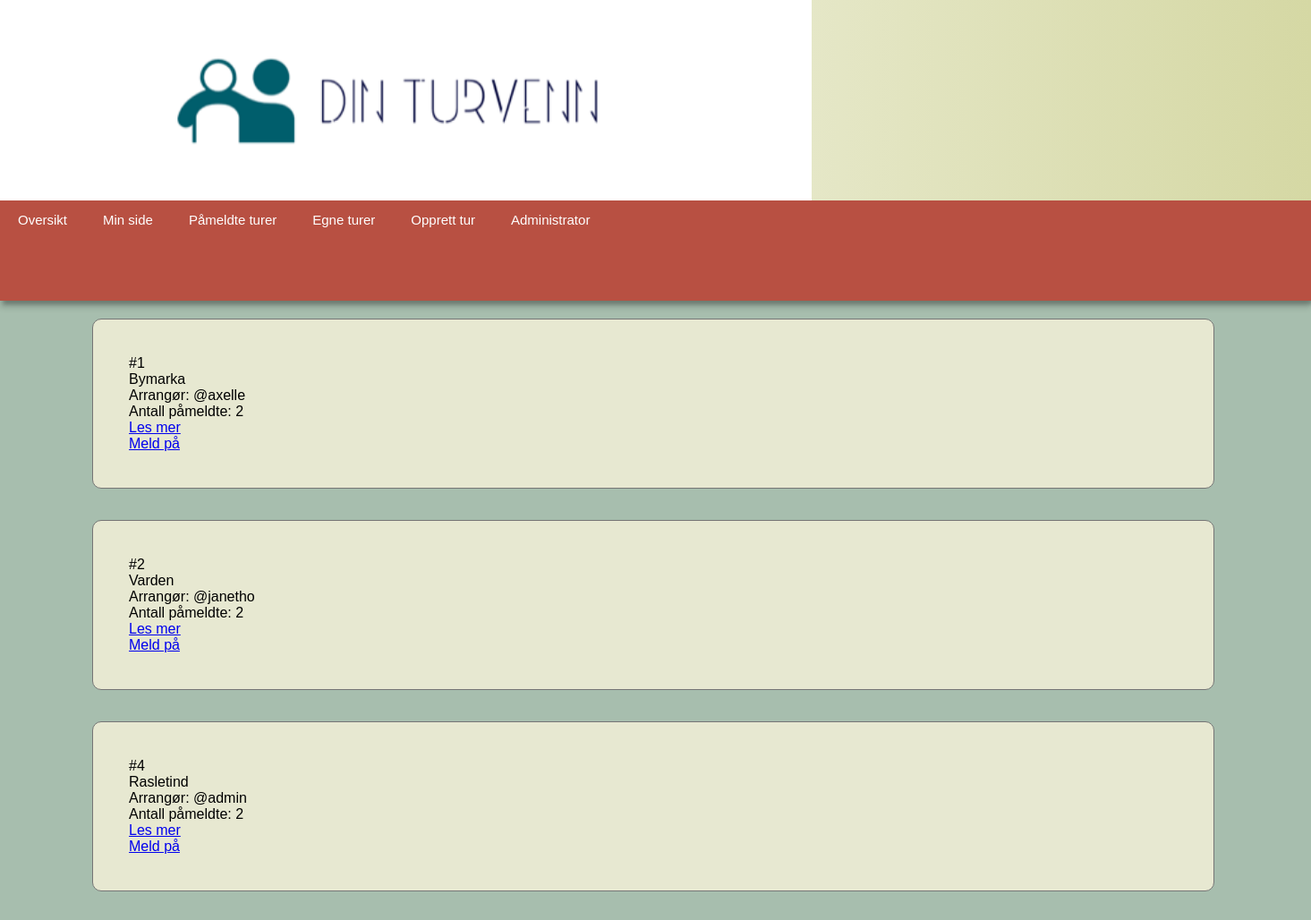
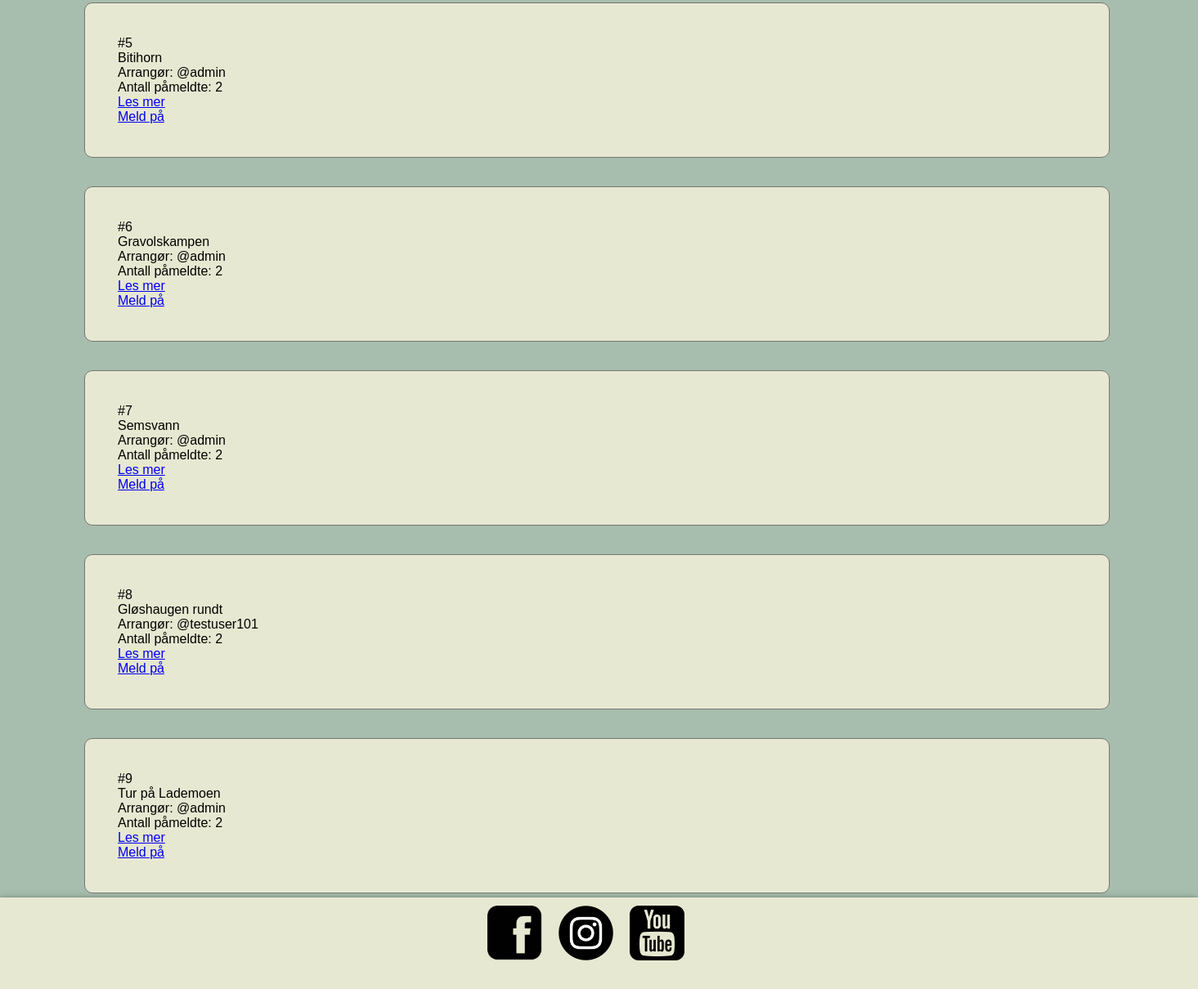
The page / on the database its author committed (2 pictures, top to bottom).
### base/models.py (models this page shows, shortened)
class Hike(models.Model):
    title = models.CharField(max_length=30, null=False)
    host = models.ForeignKey(
        User, on_delete=models.CASCADE, related_name="hosting")
    description = models.TextField(null=False)
    scheduled = models.DateTimeField(default=None, blank=True, null=True)
    meetup = models.CharField(max_length=50, null=False)
    participants = models.ManyToManyField(User, related_name="participants")

### base/views.py (the view)
# urls.py: path('', views.home, name = "home"),
def home(request):
    user = request.user
    hikes = Hike.objects.all()
    participants = Hike.participants
    context = {'hikes': hikes, 'participants': participants, 'user': user}
    return render(request, 'base/home.html', context,)

### base/templates/base/home.html
{% extends 'main.html' %}
{% block content %}
        <div class="main-display">
            {% for hike in hikes%}
                <div>
                    <p class="hikeid">#{{hike.id}}</p>
                    <p class="">{{hike.title}}</p>
                    <p>Arrangør: @{{hike.host}}</p>
                    <p>Antall påmeldte: {{hike.participants.count}}</p>
                    <a href="{% url 'hike' hike.id%}"><p>Les mer</p></a>
                    {% if user not in hike.participants.all %}
                        <a href="{% url 'signuphike' hike.id %}"><p>Meld på</p><a>
                    {% else %}
                        <p>Du er påmeldt denne turen</p>
                    {% endif %}
                </div>
            {% endfor %}
        </div>
{% endblock content %}

### static/css/main.css (style rules this page uses)
* { font-family: Arial, Helvetica, sans-serif; margin: 0px; padding: 0px; height: 100%; top: 0; }
body { margin: 0; }
.main-display, .overview-content, .enrolled-content { max-height: 100%; display: flex; flex-direction: column; align-items: center; justify-content: flex-start; overflow: scroll; overflow-x: auto; }
.main-display div, .overview-content div, .enrolled-content div { margin: 20px 15px 15px 10px; padding: 40px; height: 50%; width: 80%; border: solid 1px rgb(117, 117, 117); transition: box-shadow 0.4s ease-in-out; border-radius: 10px; background-color: #e7e8d1; }
.main-display div p, .overview-content div p, .enrolled-content div p { height: min-content; }

### rows shown on the page
Hike: id "1", title "Bymarka", host "axelle", participants.count "2", shows "Meld på"
Hike: id "2", title "Varden", host "janetho", participants.count "2", shows "Meld på"
Hike: id "4", title "Rasletind", host "admin", participants.count "2", shows "Meld på"
Hike: id "5", title "Bitihorn", host "admin", participants.count "2", shows "Meld på"
Hike: id "6", title "Gravolskampen", host "admin", participants.count "2", shows "Meld på"
Hike: id "7", title "Semsvann", host "admin", participants.count "2", shows "Meld på"
Hike: id "8", title "Gløshaugen rundt", host "testuser101", participants.count "2", shows "Meld på"
Hike: id "9", title "Tur på Lademoen", host "admin", participants.count "2", shows "Meld på"
